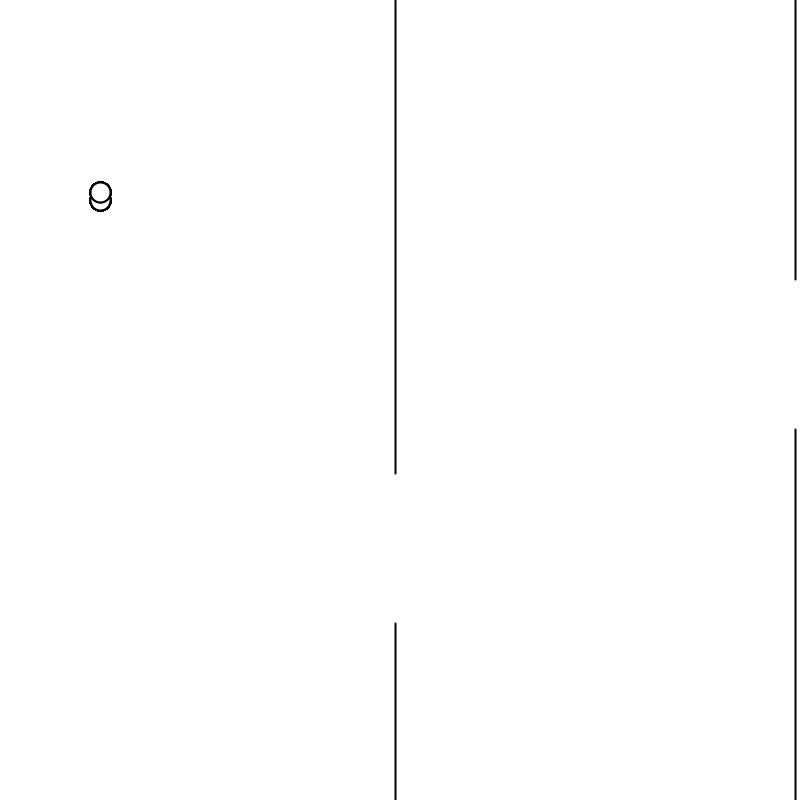
Frame 1 (no input)
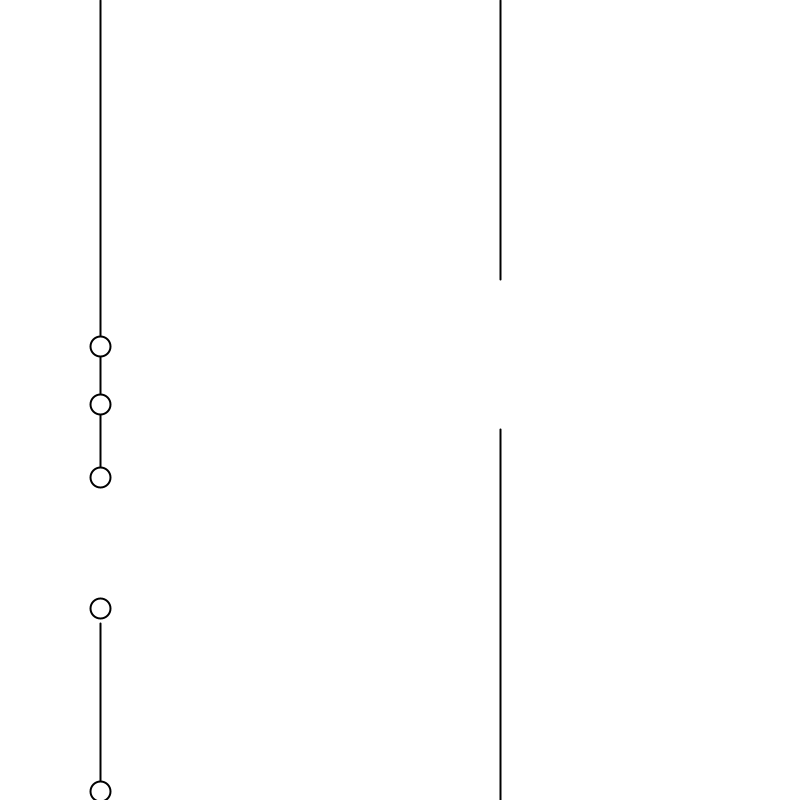
Frame 60 (the mouse pressed at the canvas centre just before this capture)
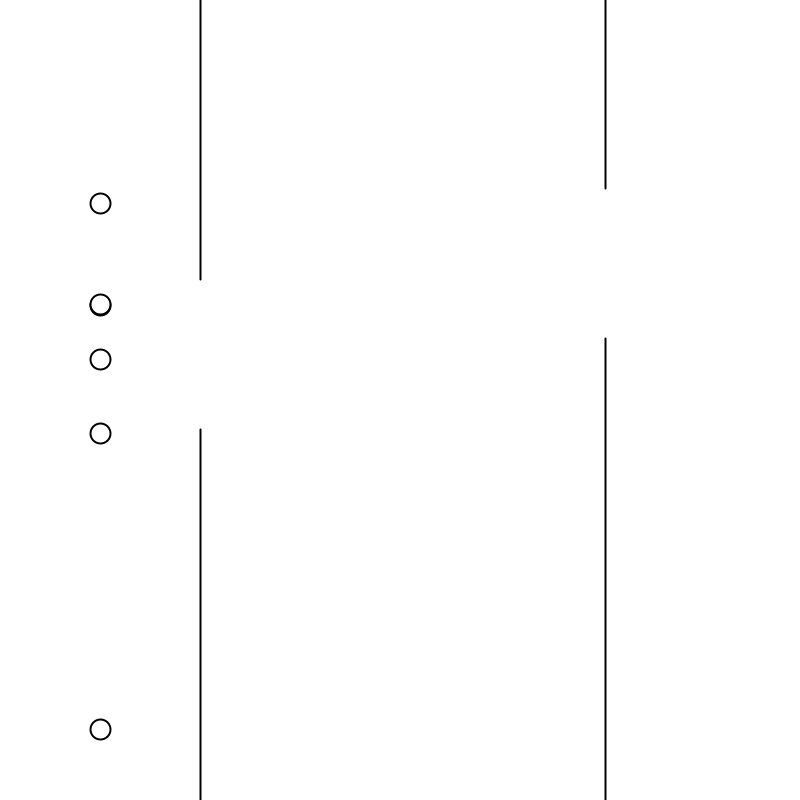
Frame 120 (the mouse held since frame 60 and released just before this capture)

The Processing sketch that drew these frames (run headless with seeded random() and noise(); from frame 60 on, the mouse is pressed at the canvas centre):

// Processing sketch: LittleGame
// ── LittleGame.pde

Pipe[] p;
Bird[] birds;
float[] scores;


void setup() {
  size(800, 800);
  frameRate(30);
  birds = new Bird[100];
  scores = new float[100];
  p = new Pipe[2];
  for (int i = 0; i < p.length; i++) {
    p[i] = new Pipe(width/p.length * (i+1));
  }
  for (int i = 0; i < birds.length;i ++) {
    birds[i] = new Bird();   
  }
}

void draw() {
  background(255);
  for (int i = 0; i < p.length; i++) {
    p[i].update();
    p[i].show();
  }
  for (int i = 0; i < birds.length; i++) {
    birds[i].update(p, true);
    scores[i] = birds[i].score;
    birds[i].show(); 
  }
  println(max(scores));
}

class Pipe {

  float x;
  private float space = 150;
  private float top = random(space, height - space);
  private float bottom = top + space;

  Pipe(float startX) {
    x = startX;
  }

  void show() {
    stroke(0);
    strokeWeight(2);
    line(x, 0, x, top);
    line(x, height, x, bottom);
  }

  void update() {
    if (x > 0) {
      x -= 5;
    } else {
      x = width;
      top = random(space, height - space);
      bottom = top + space;
    }
  }
}

class Bird {

  float speed = 0;
  float y = 200;
  float score = 0;
  private float x = 100;
  private float g = 15;
  private float boost = -8;
  private float diameter = 20;
  NN brain = new NN(4, 1);

  Bird() {
    brain.randomize();
  }

  void show() {
    stroke(0);
    strokeWeight(2);
    fill(255);
    ellipse(x, y, diameter, diameter);
  }

  void update(Pipe[] pipes, boolean AI) {
    score += 1;
    if (!AI) {
      if (keyPressed) {
        if (key == 'w') {
          speed = boost;
        }
      }
    } else {
      Pipe closest = pipes[0];
      float[] input = new float[4];
      float[] output;
      for (int i = 0;i < pipes.length;i++) {
        if (pipes[i].x < closest.x){
          closest = pipes[i];    
        }
      }
      input[0] = y/height;
      input[1] = closest.top/height;
      input[2] = closest.bottom/height;
      input[3] = (closest.x - x)/width;
      brain.input = input.clone();
      output = brain.predict();
      //for (int i = 0;i < 4;i++) {
      //  print(input[i]," ");  
      //}
      //println(output[0]);
      if (output[0] > 0.5) {
        speed = boost;  
      }
      
    }
    speed += g/frameRate;  
      y += speed;
      if (y > height || y < 0) {
        score = 0;
        //reset(pipes);
      }
    for (int i = 0; i < pipes.length; i++) {
      if (pipes[i].x == x) {
        if (!(y > pipes[i].top + diameter/2 && y < pipes[i].bottom - diameter/2)) {
          score = 0;
          //reset(pipes);
        }
      }
    }
  }
  
  void reset(Pipe[] pipes) {
    y = 200;
    speed = 0;
    for (int j = 0; j < pipes.length; j++) {
      pipes[j] = new Pipe(width/pipes.length * (j+1));
    }
    brain.randomize();
  }
}

// ── NeuralNetwork.pde

class NN {
  //a simple Neural Network with out hidden layers nor training (yet)
  float[] input, output, bias;
  float[][] weights;

  NN(int inputs, int outputs) {
    input = new float[inputs];
    output = new float[outputs];
    bias = new float[outputs];
    weights = new float[inputs][outputs];
  }

  float[] predict() {
    for (int o = 0; o < output.length; o++) {
      output[o] = 0;
      for (int i = 0; i < input.length; i++) {
        output[o] += input[i] * weights[i][o];
      }
      output[o] += bias[o];
      if (output[o] > 1) {
        output[o] = 1;
      } else if (output[o] < 0) {
        output[o] = 0;
      }
    }
    return output;
  }

  void mutate(float probability, float var) {
    for (int i = 0; i < weights.length; i++) {
      for (int o = 0; o < weights[i].length; o++) {
        if (probability < random(1)) {
          weights[i][o] += random(-var, var);
        }
      }
    }
    for (int i = 0; i < bias.length; i++) {
      if (probability < random(1)) {
        bias[i] += random(-var, var);
      }
    }
  }

  void randomize() {
    for (int i = 0; i < weights.length; i++) {
      for (int o = 0; o < weights[i].length; o++) {
        weights[i][o] = randomGaussian();
        //weights[i][o] = random(1);
        print(weights[i][o], " ");
      }
      println();
    }
    for (int i = 0; i < bias.length; i++) {
      bias[i] = randomGaussian();
    }
  }
}
